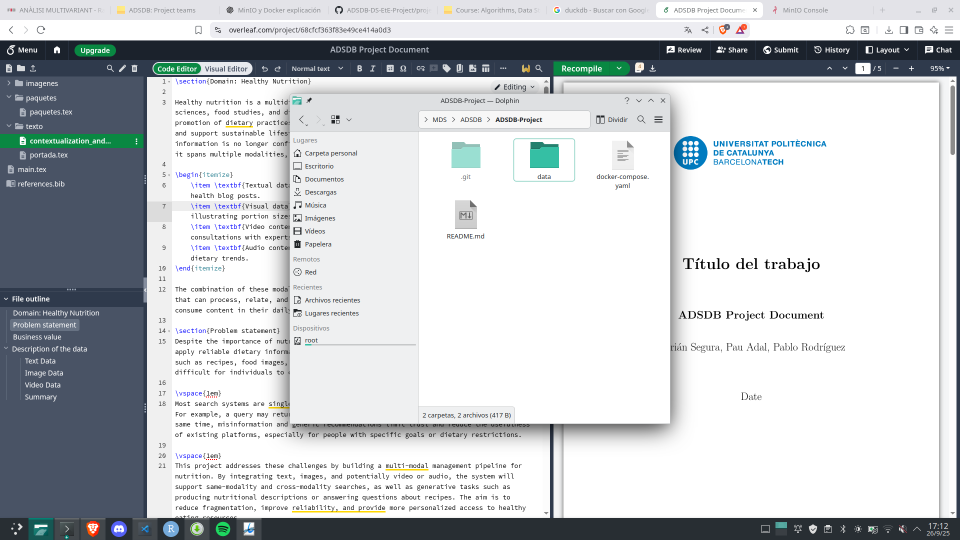
#> input picture src/data_management/data_ingestion/data/prueba.png, 1920 x 1080 px (shown at 1/2 size)
$ python -i augmentation_zone.py   (imports and definitions only)
#> lines starting #> are read from the running program, lines starting #| are printed output that depends on the picture
import io
import json
import base64
import random
from pathlib import Path
from typing import List, Dict, Any

from PIL import Image, ImageEnhance, ImageOps
from minio.error import S3Error

from src.common.minio_client import get_minio_client
import src.common.global_variables as config
from src.common.progress_bar import ProgressBar

BASE_DIR = Path(__file__).resolve().parents[2]

INPUT_BUCKET = config.FINE_TUNING_BUCKET
INPUT_MATCHES_KEY = f"{config.FINE_TUNING_PATH}text_image_matches.json"

AUGMENTED_JSON_KEY = f"{config.AUGMENTATION_PATH}augmented_text_image_matches.json"
LOCAL_AUGMENTED_JSON = BASE_DIR / "data" / "augmented_text_image_matches.json"

N_AUG_PER_SAMPLE = 1


# [13 lines left out: functions _base64_to_image, _image_to_base64, not called in this run]


def _random_image_augmentation(img: Image.Image) -> tuple[Image.Image, dict]:
    """Apply mild crop/rotation/flip/color jitter and return metadata."""
    aug = img.copy()
    w, h = aug.size

    scale = random.uniform(0.9, 1.0)
    new_w = int(w * scale)
    new_h = int(h * scale)
    left = random.randint(0, w - new_w)
    top = random.randint(0, h - new_h)
    right = left + new_w
    bottom = top + new_h
    aug = aug.crop((left, top, right, bottom))
    aug = aug.resize((w, h), Image.BICUBIC)

    angle = random.uniform(-15, 15)
    aug = aug.rotate(angle, resample=Image.BICUBIC, expand=False)

    hflip = False
    if random.random() < 0.5:
        aug = ImageOps.mirror(aug)
        hflip = True

    brightness_factor = random.uniform(0.8, 1.2)
    contrast_factor = random.uniform(0.8, 1.2)
    color_factor = random.uniform(0.8, 1.2)

    aug = ImageEnhance.Brightness(aug).enhance(brightness_factor)
    aug = ImageEnhance.Contrast(aug).enhance(contrast_factor)
    aug = ImageEnhance.Color(aug).enhance(color_factor)

    meta = {
        "crop_scale": scale,
        "crop_box": (left, top, right, bottom),
        "rotation_deg": angle,
        "horizontal_flip": hflip,
        "brightness_factor": brightness_factor,
        "contrast_factor": contrast_factor,
        "color_factor": color_factor,
    }
    return aug, meta


def augment_text(text: str, aug_idx: int) -> str:
    """Hook for future text augmentation; currently returns input."""
    return text


# [121 lines left out: functions load_matches_from_minio, augment_dataset, not called in this run]


# [7 lines not run here, left out]

>>> import cv2
>>> picture = cv2.imread('../data_management/data_ingestion/data/prueba.png', cv2.IMREAD_GRAYSCALE)
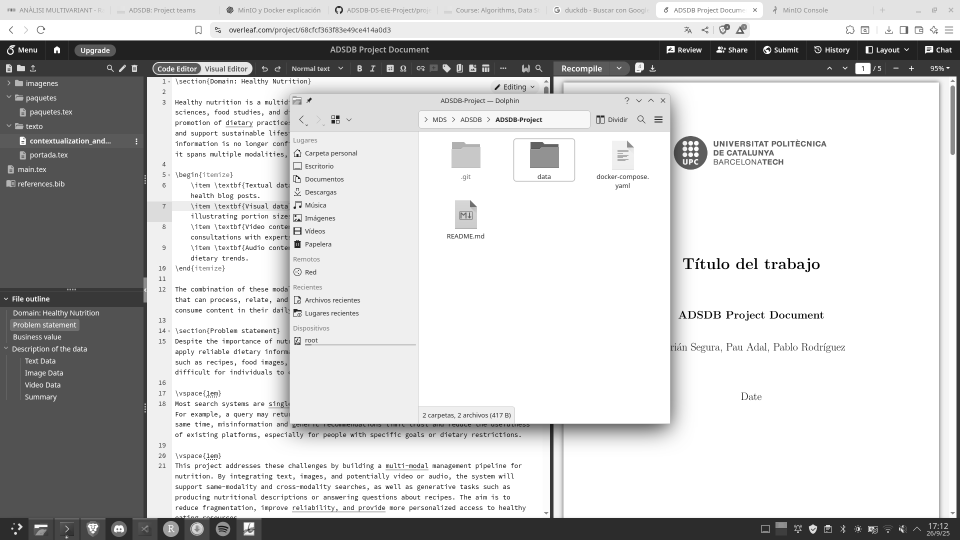
#> picture: shape (1080, 1920) (shown at 1/2 size); min 0, max 255, mean 200.3
#> (the run stopped early here; a loop or call above may not have finished)
